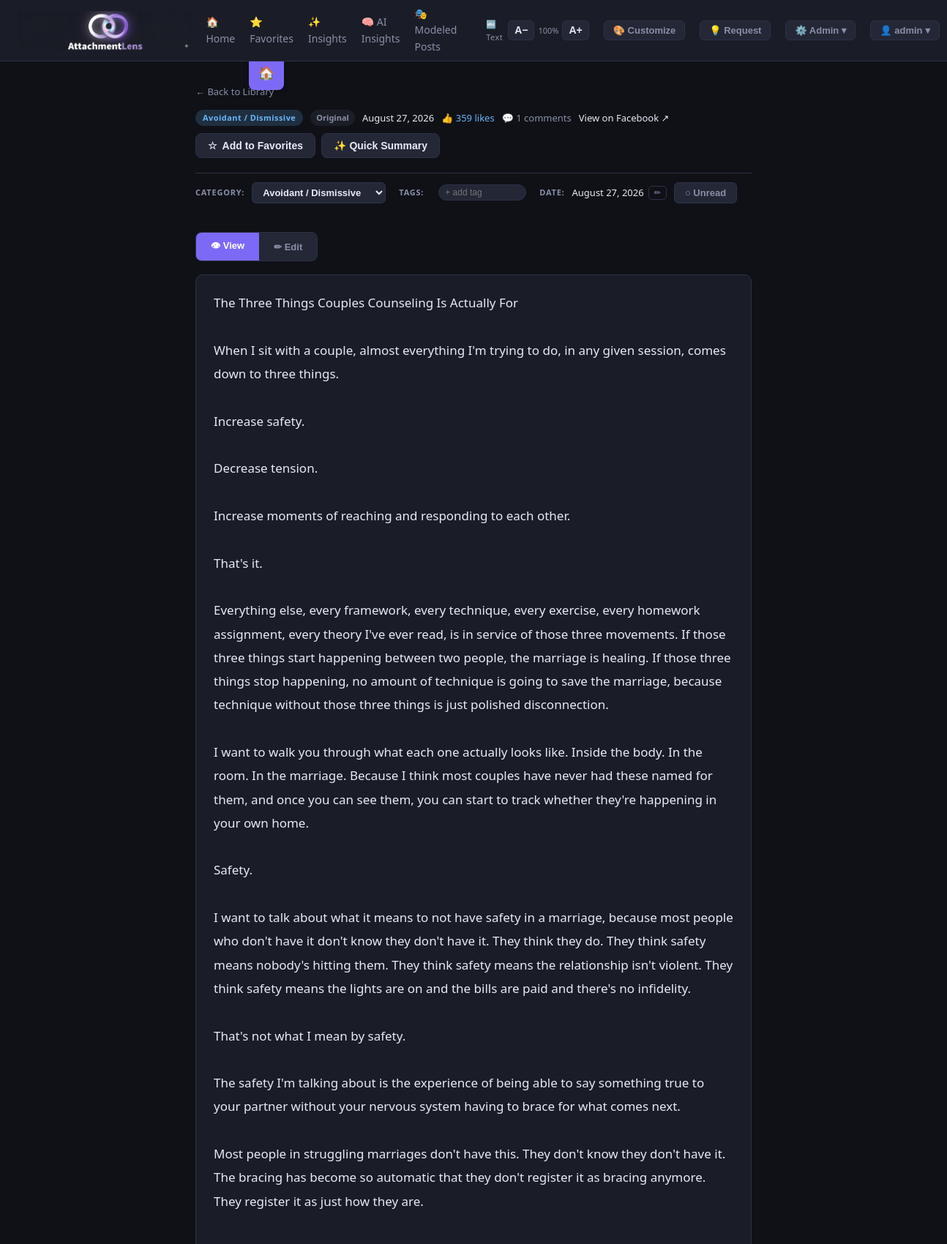
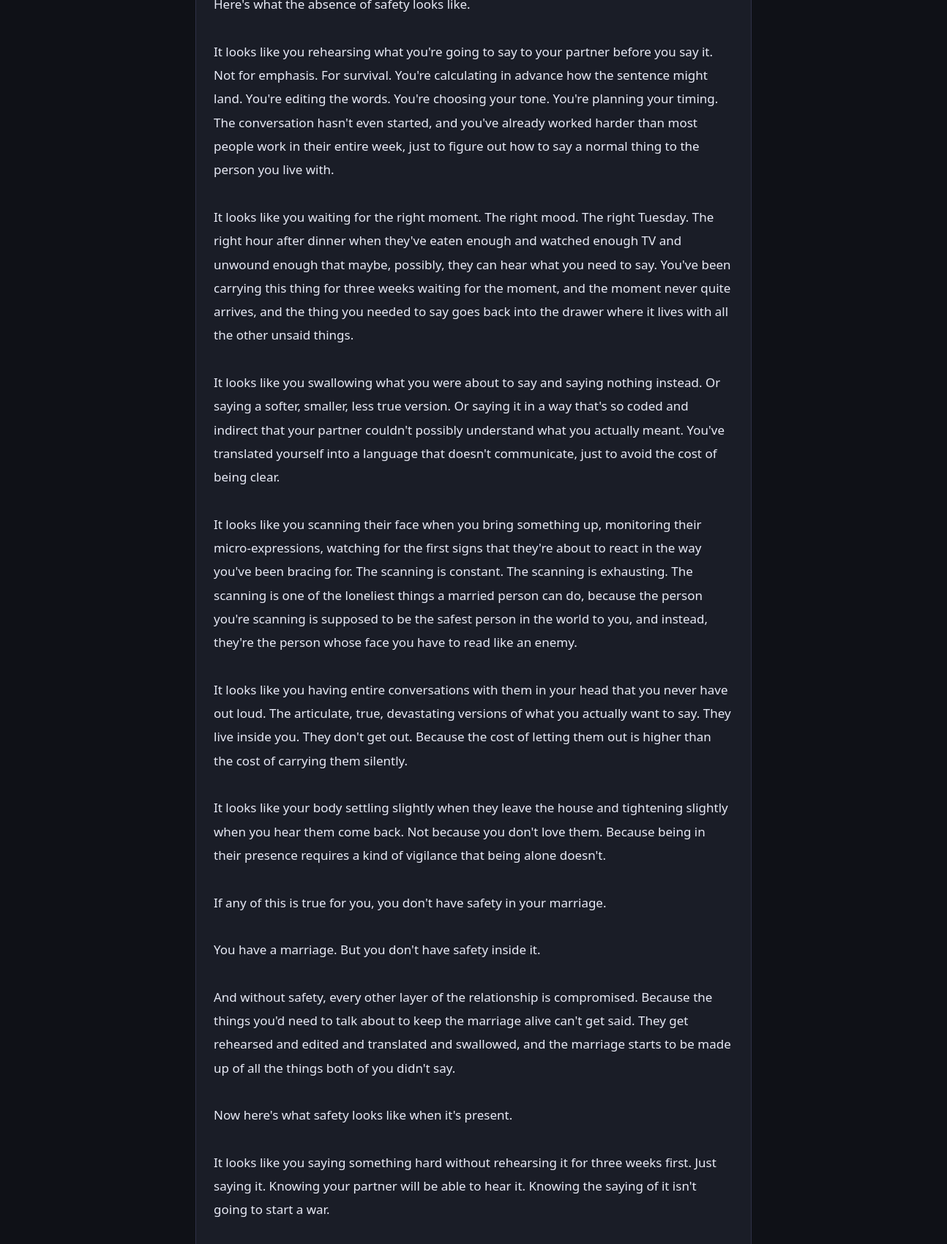
/post/1016 (signed in, upper part), run on the app's committed database (2 pictures, top to bottom).
### tables this page shows
CREATE TABLE users (
                id INTEGER PRIMARY KEY AUTOINCREMENT,
                username TEXT UNIQUE NOT NULL,
                password_hash TEXT NOT NULL,
                created_at TEXT DEFAULT (datetime('now'))
            );

CREATE TABLE posts (
                id INTEGER PRIMARY KEY AUTOINCREMENT,
                original_text TEXT NOT NULL,
                revised_text TEXT,
                date_label TEXT,
                post_url TEXT,
                category TEXT NOT NULL,
                is_revised INTEGER DEFAULT 0,
                imported_at TEXT DEFAULT (datetime('now'))
            , popularity INTEGER DEFAULT 0, is_favorite INTEGER DEFAULT 0, likes INTEGER DEFAULT 0, comments INTEGER DEFAULT 0, date_label_locked INTEGER DEFAULT 0);

### app.py (the view)
@app.route('/post/<int:post_id>')
@login_required
def view_post(post_id):
    uid = current_user_id()
    with get_db() as conn:
        post = conn.execute('''
            SELECT p.*,
                   COALESCE(up.is_favorite,0) as is_favorite,
                   COALESCE(up.is_read,0) as is_read,
                   COALESCE(up.tags,'') as tags
            FROM posts p
            LEFT JOIN user_post_prefs up ON up.post_id = p.id AND up.user_id = ?
            WHERE p.id = ?
        ''', (uid, post_id)).fetchone()
        saved_highlights = conn.execute(
            'SELECT highlighted_text FROM insights WHERE post_id = ? AND user_id = ? ORDER BY id',
            (post_id, uid)
        ).fetchall()
    if not post:
        return "Post not found", 404
    highlights = [r['highlighted_text'] for r in saved_highlights]
    return render_template('post.html', post=post, highlights=highlights)

### app.py (called while the page is built)
def get_db():
    conn = sqlite3.connect(DB)
    conn.row_factory = sqlite3.Row
    return conn

def current_user_id():
    return session.get('user_id', 1)

def login_required(f):
    @wraps(f)
    def decorated(*args, **kwargs):
        if 'user_id' not in session:
            if request.method != 'GET':
                return jsonify({'error': 'Session expired — please reload the page and log in again.'}), 401
            return redirect(url_for('login', next=request.path))
        return f(*args, **kwargs)
    return decorated

def get_all_users():
    with get_db() as conn:
        return conn.execute('SELECT id, username FROM users ORDER BY username').fetchall()

@app.context_processor
def inject_globals():
    try:
        users = get_all_users()
    except Exception as e:
        users = []
    return {'users': users, 'session': session}

### templates/post.html (shortened to what this page needs)
{% extends "base.html" %}
{% block content %}
<a href="/" id="sticky-back-btn" title="Back to Library">🏠</a>
<div class="post-container">
  <a href="/" class="back-link" style="color:var(--muted);font-size:13px">← Back to Library</a>
  <div class="post-header" style="justify-content:space-between">
    <div style="display:flex;align-items:center;gap:10px;flex-wrap:wrap">
      {% set cat_key = post.category.split('/')[0].strip().split(' ')[0] %}
      <span class="cat-badge cat-{{ cat_key }}">{{ post.category }}</span>
      {% if post.is_revised %}
      <span class="revised-badge" id="personalized-badge">✏ Personalized</span>
      {% else %}
      <span class="original-badge" id="personalized-badge">Original</span>
      {% endif %}
      {% if post.date_label %}
      <span style="font-size:13px;color:var(--text)">{{ post.date_label }}</span>
      {% endif %}
      {% if post.likes and post.likes > 0 %}
      <span style="font-size:13px;color:var(--avoidant)">👍 {{ post.likes }} likes</span>
      {% endif %}
      {% if post.comments and post.comments > 0 %}
      <span style="font-size:13px;color:var(--muted)">💬 {{ post.comments }} comments</span>
      {% endif %}
      {% if post.post_url %}
      <a href="{{ post.post_url }}" target="_blank" style="font-size:13px;color:var(--text)">View on Facebook ↗</a>
      {% endif %}
    </div>
    <div style="display:flex;gap:8px;align-items:center">
      <button class="fav-post-btn {{ 'is-fav' if post.is_favorite }}" id="fav-btn-post" onclick="toggleFav({{ post.id }}, this)">
        <span id="fav-star">{{ '⭐' if post.is_favorite else '☆' }}</span>
        <span id="fav-label">{{ 'Favorited' if post.is_favorite else 'Add to Favorites' }}</span>
      </button>
      <button class="fav-post-btn" id="quick-summary-btn" onclick="quickSummaryFromPost({{ post.id }}, this)" title="Generate AI summary of this post">
        <span>✨ Quick Summary</span>
      </button>
    </div>
  </div>
  <div class="meta-edit-row">
    <label>Category:</label>
    <select class="cat-select" id="cat-select" onchange="updateCategory(this.value)">
      {% set all_cats = ['Anxious / Preoccupied', 'Avoidant / Dismissive', 'Fearful / Disorganized', 'Secure', 'Healing & Growth', 'General Relationship'] %}
      {% for c in all_cats %}
      <option value="{{ c }}" {% if post.category == c %}selected{% endif %}>{{ c }}</option>
      {% endfor %}
    </select>
    <label style="margin-left:8px">Tags:</label>
    <input class="tag-add-input" id="tag-input" placeholder="+ add tag"
           onkeydown="if(event.key==='Enter'){addTag();event.preventDefault()}">
    <label style="margin-left:8px">Date:</label>
    <div style="display:flex;align-items:center;gap:6px">
      <span id="date-display" style="font-size:13px;color:var(--text)">
        {% if post.date_label %}{{ post.date_label }}{% else %}<span style="color:var(--muted)">No date</span>{% endif %}
      </span>
      <button onclick="toggleDateEdit()" id="date-edit-btn"
        style="background:none;border:1px solid var(--border);border-radius:5px;color:var(--muted);font-size:11px;padding:2px 7px;cursor:pointer">✏</button>
    </div>
    <button class="read-btn {{ 'is-read' if post.is_read }}" id="read-btn" onclick="toggleRead({{ post.id }}, this)">
      {{ '✓ Read' if post.is_read else '○ Unread' }}
    </button>
  </div>
  <div class="mode-tabs">
    <button class="mode-tab active" id="tab-view" onclick="setMode('view')">👁 View</button>
    <button class="mode-tab" id="tab-edit" onclick="setMode('edit')">✏ Edit</button>
  </div>
  <div id="view-mode">
    <div id="display-original" class="text-display" style="{{ 'display:none' if post.is_revised else '' }}">{{ post.original_text }}</div>
  </div>
</div>
{% endblock %}

### templates/base.html (shortened to what this page needs)
<!DOCTYPE html>
<html lang="en">
<head>
</head>
<body>
<nav>
  <a href="/" class="brand">
    <img src="/static/images/logo.png" alt="AttachmentLens" onerror="this.style.display='none';this.nextElementSibling.style.display='inline'">
  </a>
  <a href="/" class="nav-link">🏠 Home</a>
  <a href="/#favorites" class="nav-link">⭐ Favorites</a>
  <a href="/insights" class="nav-link">✨ Insights</a>
  <a href="/ai-insights" class="nav-link">🧠 AI Insights</a>
  <a href="/modeled-posts" class="nav-link">🎭 Modeled Posts</a>
  <div class="font-ctrl">
    <span class="font-label">🔤 Text</span>
    <button class="font-btn" onclick="adjustFont(-1)" title="Decrease font size">A−</button>
    <span class="font-size-display" id="font-size-display">15</span>
    <button class="font-btn" onclick="adjustFont(1)" title="Increase font size">A+</button>
  </div>
  <button class="cust-nav-btn" onclick="openCustomization()" title="Customize theme, fonts, and colors">🎨 Customize</button>
  <button class="fr-nav-btn" onclick="openFeatureRequest()">💡 Request</button>
  <div class="nav-menu" id="admin-menu">
    <button class="nav-menu-btn" onclick="toggleMenu('admin-dropdown', event)">⚙️ Admin ▾</button>
  </div>
  {% if session.get('username') %}
  <div class="nav-menu" id="user-menu">
    <button class="nav-menu-btn" onclick="toggleMenu('user-dropdown', event)">👤 {{ session.get('username') }} ▾</button>
  </div>
  {% endif %}
</nav>
<div id="page-content">{% block content %}{% endblock %}</div>
</body>
</html>

### templates/base.html (style rules this page uses)
:root { --bg: #0f1117; --surface: #1a1d27; --surface2: #242736; --border: #2e3147; --accent: #7c6af7; --accent2: #5dd9c4; --text: #e8eaf6; --muted: #8a8fa8; --anxious: #f77c6a; --avoidant: #6ab4f7; --fearful: #c96af7; --secure: #5dd99c; --healing: #f7c96a; --general: #8a8fa8; --revised-badge: #f7a26a; --radius: 10px; --shadow: 0 2px 12px rgba(0,0,0,0.4); --font-family: 'Segoe UI', system-ui, sans-serif; --base-font-size: 15px; }
* { box-sizing: border-box; margin: 0; padding: 0; }
body { background: var(--bg); color: var(--text); font-family: var(--font-family); font-size: var(--base-font-size); line-height: 1.6; }
a { color: var(--accent); text-decoration: none; }
nav { position: sticky; top: 0; z-index: 200; background: var(--surface); border-bottom: 1px solid var(--border); padding: 8px 24px; display: flex; align-items: center; gap: 20px; min-height: 70px; }
.font-ctrl { display: flex; align-items: center; gap: 5px; }
.font-label { font-size: 11px; color: var(--muted); letter-spacing: .04em; margin-right: 2px; }
.font-btn { background: var(--surface2); border: 1px solid var(--border); color: var(--text); border-radius: 5px; cursor: pointer; padding: 2px 8px; font-size: 14px; font-weight: 700; line-height: 1.5; transition: border-color .15s; }
.font-size-display { font-size: 11px; color: var(--muted); min-width: 28px; text-align: center; }
nav .brand { display: flex; align-items: center; text-decoration: none; }
nav .brand img { height: 54px; width: auto; }
nav a.nav-link { color: var(--muted); font-size: 14px; }
.cat-badge { display: inline-block; padding: 2px 10px; border-radius: 20px; font-size: 11px; font-weight: 700; letter-spacing: .04em; }
.cat-Avoidant { background: rgba(106,180,247,.18); color: var(--avoidant); }
.original-badge { display: inline-block; padding: 2px 8px; border-radius: 20px; font-size: 11px; font-weight: 700; background: rgba(138,143,168,.1); color: var(--muted); }
.nav-menu { position: relative; }
.nav-menu-btn { background: var(--surface2); border: 1px solid var(--border); color: var(--muted); border-radius: 6px; cursor: pointer; padding: 5px 12px; font-size: 13px; font-weight: 600; transition: border-color .15s, color .15s; white-space: nowrap; }
.fr-nav-btn { background: var(--surface2); border: 1px solid var(--border); color: var(--muted); border-radius: 6px; cursor: pointer; padding: 5px 12px; font-size: 13px; font-weight: 600; transition: border-color .15s, color .15s; white-space: nowrap; }
.cust-nav-btn { background: var(--surface2); border: 1px solid var(--border); color: var(--muted); border-radius: 6px; cursor: pointer; padding: 5px 12px; font-size: 13px; font-weight: 600; transition: border-color .15s, color .15s; white-space: nowrap; }

### data on the page
users: get "admin"
posts: category "Avoidant / Dismissive", date_label "August 27, 2026", likes "359", comments "1"

### other printed values
{{ '⭐' if post.is_favorite else '☆' }} "☆"
{{ 'Favorited' if post.is_favorite else 'Add to Favorites' }} "Add to Favorites"
{{ '✓ Read' if post.is_read else '○ Unread' }} "○ Unread"
